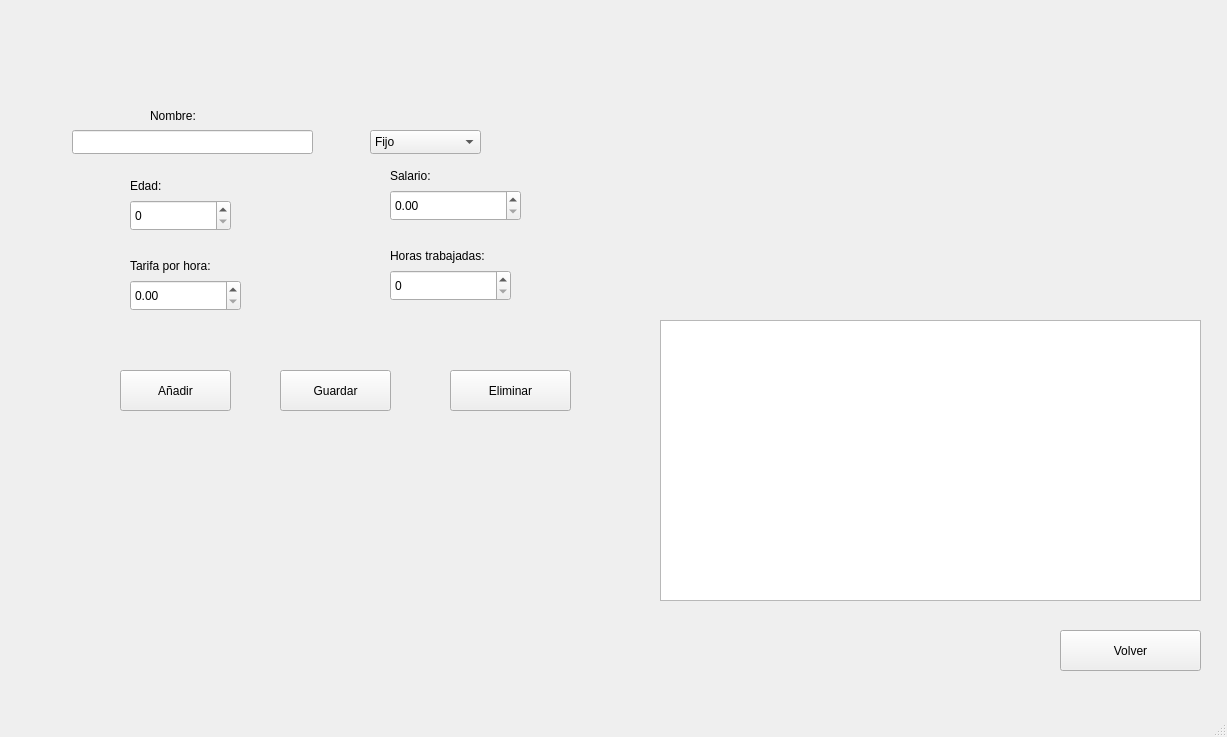
<?xml version="1.0" encoding="UTF-8"?>
<ui version="4.0">
 <class>cframe</class>
 <widget class="QMainWindow" name="cframe">
  <property name="geometry">
   <rect>
    <x>0</x>
    <y>0</y>
    <width>1227</width>
    <height>737</height>
   </rect>
  </property>
  <property name="windowTitle">
   <string>cframe</string>
  </property>
  <widget class="QWidget" name="centralwidget">
   <widget class="QStackedWidget" name="stackedWidget">
    <property name="geometry">
     <rect>
      <x>0</x>
      <y>10</y>
      <width>1221</width>
      <height>691</height>
     </rect>
    </property>
    <property name="currentIndex">
     <number>3</number>
    </property>
    <widget class="QWidget" name="page">
     <widget class="QPushButton" name="pushButton">
      <property name="geometry">
       <rect>
        <x>480</x>
        <y>180</y>
        <width>201</width>
        <height>71</height>
       </rect>
      </property>
      <property name="text">
       <string>EJERCICIO #1</string>
      </property>
     </widget>
     <widget class="QLabel" name="label">
      <property name="geometry">
       <rect>
        <x>460</x>
        <y>30</y>
        <width>311</width>
        <height>111</height>
       </rect>
      </property>
      <property name="font">
       <font>
        <family>Segoe UI Historic</family>
        <pointsize>36</pointsize>
       </font>
      </property>
      <property name="text">
       <string>EXAMEN 2</string>
      </property>
     </widget>
     <widget class="QPushButton" name="pushButton_3">
      <property name="geometry">
       <rect>
        <x>480</x>
        <y>420</y>
        <width>201</width>
        <height>71</height>
       </rect>
      </property>
      <property name="text">
       <string>EJERCICIO #3</string>
      </property>
     </widget>
     <widget class="QPushButton" name="pushButton_2">
      <property name="geometry">
       <rect>
        <x>480</x>
        <y>300</y>
        <width>201</width>
        <height>71</height>
       </rect>
      </property>
      <property name="text">
       <string>EJERCICIO #2</string>
      </property>
     </widget>
    </widget>
    <widget class="QWidget" name="page_2">
     <widget class="QLineEdit" name="lineEditNombre">
      <property name="geometry">
       <rect>
        <x>110</x>
        <y>70</y>
        <width>371</width>
        <height>41</height>
       </rect>
      </property>
     </widget>
     <widget class="QSpinBox" name="spinBoxEdad">
      <property name="geometry">
       <rect>
        <x>110</x>
        <y>170</y>
        <width>201</width>
        <height>31</height>
       </rect>
      </property>
     </widget>
     <widget class="QComboBox" name="comboBoxTipoEstudiante">
      <property name="geometry">
       <rect>
        <x>110</x>
        <y>260</y>
        <width>201</width>
        <height>31</height>
       </rect>
      </property>
     </widget>
     <widget class="QPushButton" name="btnAgregarEstudiante">
      <property name="geometry">
       <rect>
        <x>520</x>
        <y>340</y>
        <width>171</width>
        <height>61</height>
       </rect>
      </property>
      <property name="text">
       <string>Agregar Estudiante</string>
      </property>
     </widget>
     <widget class="QPushButton" name="btnGuardar">
      <property name="geometry">
       <rect>
        <x>910</x>
        <y>410</y>
        <width>161</width>
        <height>61</height>
       </rect>
      </property>
      <property name="text">
       <string>Guardar</string>
      </property>
     </widget>
     <widget class="QPushButton" name="btnCargar">
      <property name="geometry">
       <rect>
        <x>170</x>
        <y>590</y>
        <width>141</width>
        <height>71</height>
       </rect>
      </property>
      <property name="text">
       <string>Cargar</string>
      </property>
     </widget>
     <widget class="QPushButton" name="btnMostrarPromedios">
      <property name="geometry">
       <rect>
        <x>160</x>
        <y>450</y>
        <width>161</width>
        <height>71</height>
       </rect>
      </property>
      <property name="text">
       <string>Mostrar Promedios</string>
      </property>
     </widget>
     <widget class="QPushButton" name="pushButton_5">
      <property name="geometry">
       <rect>
        <x>1070</x>
        <y>630</y>
        <width>141</width>
        <height>41</height>
       </rect>
      </property>
      <property name="text">
       <string>Volver</string>
      </property>
     </widget>
     <widget class="QLabel" name="label_2">
      <property name="geometry">
       <rect>
        <x>100</x>
        <y>29</y>
        <width>231</width>
        <height>31</height>
       </rect>
      </property>
      <property name="text">
       <string>Ingrese el Nombre del estudiante:</string>
      </property>
     </widget>
     <widget class="QLabel" name="label_3">
      <property name="geometry">
       <rect>
        <x>110</x>
        <y>130</y>
        <width>131</width>
        <height>41</height>
       </rect>
      </property>
      <property name="text">
       <string>Digite la edad: </string>
      </property>
     </widget>
     <widget class="QLabel" name="label_4">
      <property name="geometry">
       <rect>
        <x>110</x>
        <y>220</y>
        <width>231</width>
        <height>41</height>
       </rect>
      </property>
      <property name="text">
       <string>Seleccione El tipo de estudiante: </string>
      </property>
     </widget>
     <widget class="QLabel" name="label_5">
      <property name="geometry">
       <rect>
        <x>760</x>
        <y>40</y>
        <width>221</width>
        <height>20</height>
       </rect>
      </property>
      <property name="text">
       <string>Ingrese nombre de la clase:</string>
      </property>
     </widget>
     <widget class="QLineEdit" name="lineEditMateria">
      <property name="geometry">
       <rect>
        <x>760</x>
        <y>60</y>
        <width>271</width>
        <height>28</height>
       </rect>
      </property>
     </widget>
     <widget class="QSpinBox" name="spinBoxUV">
      <property name="geometry">
       <rect>
        <x>760</x>
        <y>180</y>
        <width>101</width>
        <height>29</height>
       </rect>
      </property>
     </widget>
     <widget class="QLabel" name="label_6">
      <property name="geometry">
       <rect>
        <x>760</x>
        <y>160</y>
        <width>171</width>
        <height>20</height>
       </rect>
      </property>
      <property name="text">
       <string>Ingrese U.V de la clase:</string>
      </property>
     </widget>
     <widget class="QLabel" name="label_7">
      <property name="geometry">
       <rect>
        <x>760</x>
        <y>100</y>
        <width>191</width>
        <height>20</height>
       </rect>
      </property>
      <property name="text">
       <string>Ingrese la nota de la clase:</string>
      </property>
     </widget>
     <widget class="QDoubleSpinBox" name="spinBoxCalificacion">
      <property name="geometry">
       <rect>
        <x>760</x>
        <y>120</y>
        <width>141</width>
        <height>29</height>
       </rect>
      </property>
     </widget>
    </widget>
    <widget class="QWidget" name="page_3">
     <widget class="QLabel" name="label_8">
      <property name="geometry">
       <rect>
        <x>110</x>
        <y>160</y>
        <width>91</width>
        <height>31</height>
       </rect>
      </property>
      <property name="text">
       <string>Año:</string>
      </property>
     </widget>
     <widget class="QPushButton" name="anadir">
      <property name="geometry">
       <rect>
        <x>100</x>
        <y>360</y>
        <width>111</width>
        <height>41</height>
       </rect>
      </property>
      <property name="text">
       <string>Añadir</string>
      </property>
     </widget>
     <widget class="QLabel" name="label_9">
      <property name="geometry">
       <rect>
        <x>130</x>
        <y>90</y>
        <width>91</width>
        <height>31</height>
       </rect>
      </property>
      <property name="text">
       <string>Modelo:</string>
      </property>
     </widget>
     <widget class="QSpinBox" name="viajesSpinBox">
      <property name="geometry">
       <rect>
        <x>370</x>
        <y>260</y>
        <width>121</width>
        <height>31</height>
       </rect>
      </property>
     </widget>
     <widget class="QLabel" name="label_10">
      <property name="geometry">
       <rect>
        <x>110</x>
        <y>240</y>
        <width>91</width>
        <height>31</height>
       </rect>
      </property>
      <property name="text">
       <string>Kilometraje</string>
      </property>
     </widget>
     <widget class="QLabel" name="label_11">
      <property name="geometry">
       <rect>
        <x>370</x>
        <y>230</y>
        <width>91</width>
        <height>31</height>
       </rect>
      </property>
      <property name="text">
       <string>Viajes</string>
      </property>
     </widget>
     <widget class="QPushButton" name="guardar">
      <property name="geometry">
       <rect>
        <x>260</x>
        <y>360</y>
        <width>111</width>
        <height>41</height>
       </rect>
      </property>
      <property name="text">
       <string>Guardar</string>
      </property>
     </widget>
     <widget class="QComboBox" name="tipocomboBox">
      <property name="geometry">
       <rect>
        <x>350</x>
        <y>120</y>
        <width>111</width>
        <height>24</height>
       </rect>
      </property>
      <item>
       <property name="text">
        <string>Auto</string>
       </property>
      </item>
      <item>
       <property name="text">
        <string>Camion</string>
       </property>
      </item>
     </widget>
     <widget class="QSpinBox" name="anospinBox">
      <property name="geometry">
       <rect>
        <x>110</x>
        <y>190</y>
        <width>101</width>
        <height>31</height>
       </rect>
      </property>
      <property name="maximum">
       <number>2030</number>
      </property>
     </widget>
     <widget class="QPushButton" name="remover">
      <property name="geometry">
       <rect>
        <x>430</x>
        <y>360</y>
        <width>121</width>
        <height>41</height>
       </rect>
      </property>
      <property name="text">
       <string>Eliminar</string>
      </property>
     </widget>
     <widget class="QDoubleSpinBox" name="capacidadCargaDoubleSpinBox">
      <property name="geometry">
       <rect>
        <x>370</x>
        <y>180</y>
        <width>131</width>
        <height>31</height>
       </rect>
      </property>
      <property name="maximum">
       <double>100000.990000000005239</double>
      </property>
     </widget>
     <widget class="QTableWidget" name="tableWidget">
      <property name="geometry">
       <rect>
        <x>640</x>
        <y>310</y>
        <width>541</width>
        <height>281</height>
       </rect>
      </property>
     </widget>
     <widget class="QDoubleSpinBox" name="kilometrajedoubleSpinBox">
      <property name="geometry">
       <rect>
        <x>110</x>
        <y>270</y>
        <width>111</width>
        <height>31</height>
       </rect>
      </property>
      <property name="maximum">
       <double>1000000000.990000009536743</double>
      </property>
     </widget>
     <widget class="QLabel" name="label_12">
      <property name="geometry">
       <rect>
        <x>370</x>
        <y>150</y>
        <width>151</width>
        <height>31</height>
       </rect>
      </property>
      <property name="text">
       <string>Capacidad de Carga</string>
      </property>
     </widget>
     <widget class="QLineEdit" name="modeloEdit">
      <property name="geometry">
       <rect>
        <x>110</x>
        <y>120</y>
        <width>113</width>
        <height>24</height>
       </rect>
      </property>
     </widget>
     <widget class="QPushButton" name="pushButton_6">
      <property name="geometry">
       <rect>
        <x>1030</x>
        <y>620</y>
        <width>141</width>
        <height>41</height>
       </rect>
      </property>
      <property name="text">
       <string>Volver</string>
      </property>
     </widget>
    </widget>
    <widget class="QWidget" name="page_4">
     <widget class="QLineEdit" name="lineEditNombre_2">
      <property name="geometry">
       <rect>
        <x>72</x>
        <y>120</y>
        <width>241</width>
        <height>24</height>
       </rect>
      </property>
     </widget>
     <widget class="QPushButton" name="btnEliminarEmpleado">
      <property name="geometry">
       <rect>
        <x>450</x>
        <y>360</y>
        <width>121</width>
        <height>41</height>
       </rect>
      </property>
      <property name="text">
       <string>Eliminar</string>
      </property>
     </widget>
     <widget class="QLabel" name="label_13">
      <property name="geometry">
       <rect>
        <x>130</x>
        <y>240</y>
        <width>111</width>
        <height>31</height>
       </rect>
      </property>
      <property name="text">
       <string>Tarifa por hora:</string>
      </property>
     </widget>
     <widget class="QDoubleSpinBox" name="doubleSpinBoxSalario">
      <property name="geometry">
       <rect>
        <x>390</x>
        <y>180</y>
        <width>131</width>
        <height>31</height>
       </rect>
      </property>
      <property name="maximum">
       <double>100000.990000000005239</double>
      </property>
     </widget>
     <widget class="QPushButton" name="btnGuardarDatos">
      <property name="geometry">
       <rect>
        <x>280</x>
        <y>360</y>
        <width>111</width>
        <height>41</height>
       </rect>
      </property>
      <property name="text">
       <string>Guardar</string>
      </property>
     </widget>
     <widget class="QLabel" name="label_14">
      <property name="geometry">
       <rect>
        <x>390</x>
        <y>150</y>
        <width>151</width>
        <height>31</height>
       </rect>
      </property>
      <property name="text">
       <string>Salario:</string>
      </property>
     </widget>
     <widget class="QComboBox" name="tipocomboBox_2">
      <property name="geometry">
       <rect>
        <x>370</x>
        <y>120</y>
        <width>111</width>
        <height>24</height>
       </rect>
      </property>
      <item>
       <property name="text">
        <string>Fijo</string>
       </property>
      </item>
      <item>
       <property name="text">
        <string>Contratado</string>
       </property>
      </item>
     </widget>
     <widget class="QSpinBox" name="spinBoxHorasTrabajadas">
      <property name="geometry">
       <rect>
        <x>390</x>
        <y>260</y>
        <width>121</width>
        <height>31</height>
       </rect>
      </property>
     </widget>
     <widget class="QPushButton" name="btnAgregarEmpleado">
      <property name="geometry">
       <rect>
        <x>120</x>
        <y>360</y>
        <width>111</width>
        <height>41</height>
       </rect>
      </property>
      <property name="text">
       <string>Añadir</string>
      </property>
     </widget>
     <widget class="QDoubleSpinBox" name="doubleSpinBoxTarifaPorHora">
      <property name="geometry">
       <rect>
        <x>130</x>
        <y>270</y>
        <width>111</width>
        <height>31</height>
       </rect>
      </property>
      <property name="maximum">
       <double>1000000000.990000009536743</double>
      </property>
     </widget>
     <widget class="QLabel" name="label_15">
      <property name="geometry">
       <rect>
        <x>150</x>
        <y>90</y>
        <width>91</width>
        <height>31</height>
       </rect>
      </property>
      <property name="text">
       <string>Nombre:</string>
      </property>
     </widget>
     <widget class="QLabel" name="label_16">
      <property name="geometry">
       <rect>
        <x>130</x>
        <y>160</y>
        <width>91</width>
        <height>31</height>
       </rect>
      </property>
      <property name="text">
       <string>Edad:</string>
      </property>
     </widget>
     <widget class="QLabel" name="label_17">
      <property name="geometry">
       <rect>
        <x>390</x>
        <y>230</y>
        <width>131</width>
        <height>31</height>
       </rect>
      </property>
      <property name="text">
       <string>Horas trabajadas:</string>
      </property>
     </widget>
     <widget class="QTableWidget" name="tableWidgetEmpleados">
      <property name="geometry">
       <rect>
        <x>660</x>
        <y>310</y>
        <width>541</width>
        <height>281</height>
       </rect>
      </property>
     </widget>
     <widget class="QSpinBox" name="spinBoxEdad_2">
      <property name="geometry">
       <rect>
        <x>130</x>
        <y>190</y>
        <width>101</width>
        <height>31</height>
       </rect>
      </property>
      <property name="maximum">
       <number>2030</number>
      </property>
     </widget>
     <widget class="QPushButton" name="pushButton_7">
      <property name="geometry">
       <rect>
        <x>1060</x>
        <y>620</y>
        <width>141</width>
        <height>41</height>
       </rect>
      </property>
      <property name="text">
       <string>Volver</string>
      </property>
     </widget>
    </widget>
   </widget>
  </widget>
  <widget class="QMenuBar" name="menubar">
   <property name="geometry">
    <rect>
     <x>0</x>
     <y>0</y>
     <width>1227</width>
     <height>25</height>
    </rect>
   </property>
  </widget>
  <widget class="QStatusBar" name="statusbar"/>
 </widget>
 <resources/>
 <connections/>
</ui>
